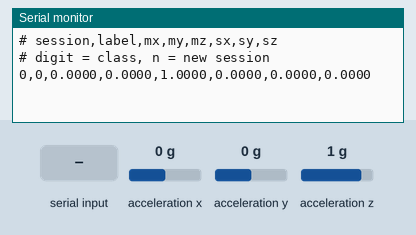
Bench run of a sketch on a simulated ESP32. On the bench: the last lines printed to the serial monitor. Wiring (inferred from the names in the program): MPU-6050 motion sensor at I2C address 0x68. The inputs (shaded band) are chosen by the test bench; at power-on: acceleration x 0 g, acceleration y 0 g, acceleration z 1 g.

Above: at 1.2 s.
1.3 s: "90,45\n" received over Serial
At 1.9 s:
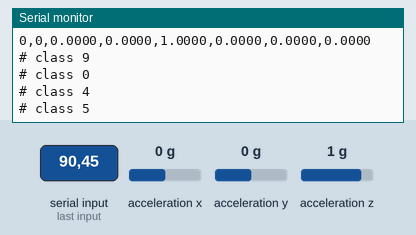
2.8 s: "n90\n" received over Serial
At 3.8 s:
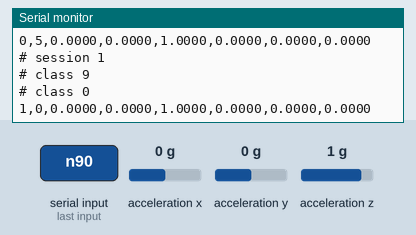
4.3 s: acceleration x set to -1.4 g
At 5.4 s:
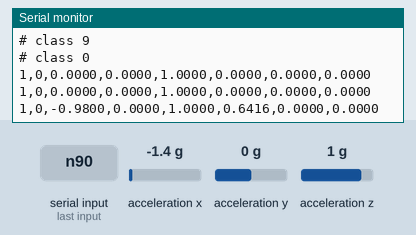
5.8 s: acceleration y set to -1.4 g
At 6.8 s:
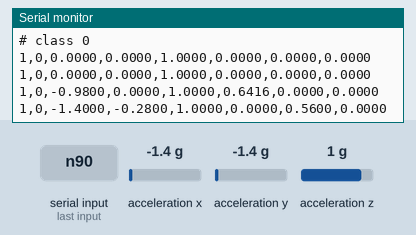
7.3 s: acceleration z set to -1.4 g
At 8.8 s:
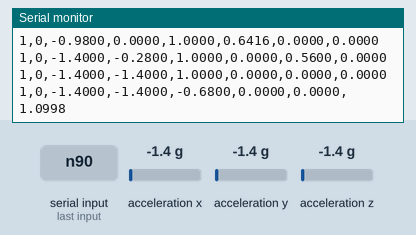
Timing chart, 0 to 9.8 s (numbered marks = the images above; inputs shaded):
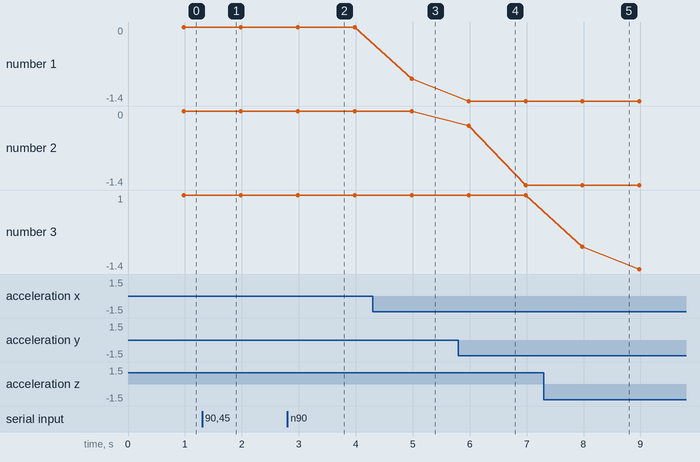

The sketch:

l42_imu_collect.ino
```cpp
// Урок 42. Сбор данных: окно 1 с с MPU6050 (SDA GPIO8, SCL GPIO9) -> строка CSV.
// Команды из Serial Monitor: цифра 0..9 -- номер класса, n -- новый сеанс записи.
#include <Wire.h>

const uint8_t MPU_ADDR = 0x68;
const int WINDOW = 50;                      // 50 отсчётов по 20 мс = 1 секунда
const uint32_t PERIOD_MS = 20;

float samples[WINDOW][3];                   // ускорения по трём осям, в g
int count = 0;
int label = 0;
int session = 0;
uint32_t nextMs = 0;

bool readAccel(float* g) {
  Wire.beginTransmission(MPU_ADDR);
  Wire.write(0x3B);                         // регистр ACCEL_XOUT_H
  if (Wire.endTransmission(false) != 0) return false;
  if (Wire.requestFrom(MPU_ADDR, (size_t)6) != 6) return false;
  for (int i = 0; i < 3; ++i) {
    uint8_t hi = Wire.read();                 // порядок чтения важен: сначала старший байт
    uint8_t lo = Wire.read();
    int16_t raw = (int16_t)((hi << 8) | lo);
    g[i] = raw / 16384.0f;                  // диапазон ±2 g: 16384 отсчёта на 1 g
  }
  return true;
}

void setup() {
  Serial.begin(115200);
  Wire.begin(8, 9);
  Wire.beginTransmission(MPU_ADDR);
  Wire.write(0x6B);
  Wire.write(0);                            // разбудить датчик
  Wire.endTransmission();
  Serial.println("# session,label,mx,my,mz,sx,sy,sz");
  Serial.println("# digit = class, n = new session");
}

void loop() {
  while (Serial.available()) {
    char c = Serial.read();
    if (c >= '0' && c <= '9') { label = c - '0'; Serial.printf("# class %d\n", label); }
    if (c == 'n') { ++session; Serial.printf("# session %d\n", session); }
  }
  if (millis() < nextMs) return;
  nextMs += PERIOD_MS;
  if (nextMs < millis()) nextMs = millis() + PERIOD_MS;   // отстали -- не догоняем

  if (!readAccel(samples[count])) { Serial.println("# sensor error"); return; }
  if (++count < WINDOW) return;
  count = 0;

  float mean[3] = {0, 0, 0}, sd[3] = {0, 0, 0};
  for (int a = 0; a < 3; ++a) {
    for (int i = 0; i < WINDOW; ++i) mean[a] += samples[i][a];
    mean[a] /= WINDOW;
    for (int i = 0; i < WINDOW; ++i) sd[a] += sq(samples[i][a] - mean[a]);
    sd[a] = sqrtf(sd[a] / WINDOW);
  }
  Serial.printf("%d,%d,%.4f,%.4f,%.4f,%.4f,%.4f,%.4f\n", session, label,
                mean[0], mean[1], mean[2], sd[0], sd[1], sd[2]);
}
```

Measured:
- after the input at 1.3 s, the serial monitor: prints a new line at once (image 1)
- after the input at 2.8 s, the serial monitor: prints a new line at once (image 2)
- after the input at 4.3 s, the serial monitor: prints a new line after 0.68 s (image 3)
- after the input at 5.8 s, the serial monitor: prints a new line after 0.18 s (image 4)
- after the input at 7.3 s, the serial monitor: prints a new line after 0.68 s (image 5)
- plotted number 1: 0 → -0.98 after the input at 4.3 s
